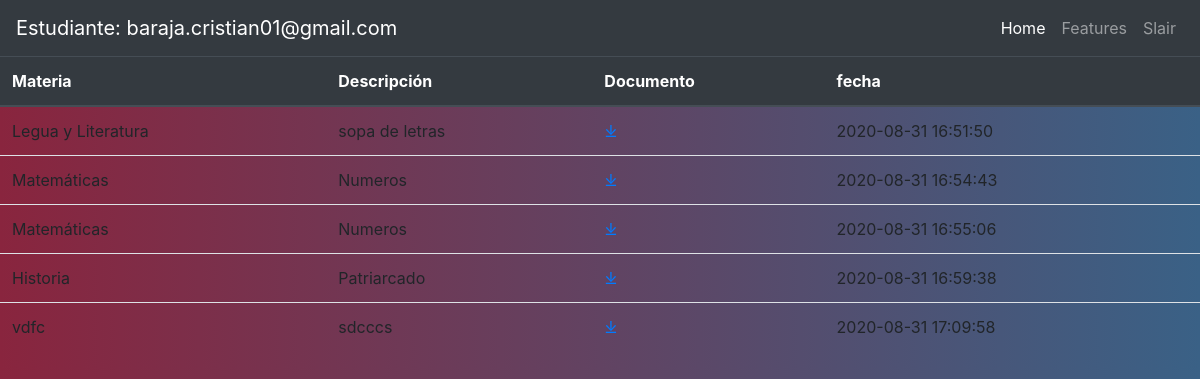
Page /src/estudiantes/inicio_estudiantes.php (signed in) on the committed database.
### tables this page shows
CREATE TABLE `tareas` (
  `id` int NOT NULL,
  `materia` varchar(100) NOT NULL,
  `descripcion` varchar(1000) NOT NULL,
  `documento` varchar(10000) NOT NULL,
  `fecha` datetime NOT NULL DEFAULT CURRENT_TIMESTAMP
);

### src/estudiantes/inicio_estudiantes.php (called while the page is built, shortened)
<?php include '../conexion.php'; ?>
<?php include 'includes/header.php'; ?>
<?php include 'panel.php'; ?>

### src/estudiantes/panel.php (the view, shortened to what this page needs)
<table class="table">
  <thead class="thead-dark">
    <tr>
      <th scope="col">Materia</th>
      <th scope="col">Descripción</th>
      <th scope="col">Documento</th>
      <th scope="col"></a> fecha</th>
    </tr>
  </thead>
  <tbody>
  <?php
$consulta ="SELECT * FROM tareas";
$resultado= mysqli_query($conn, $consulta);
while ($row = mysqli_fetch_assoc($resultado)) { ?>
    <tr>
      <td class="auto"><?php echo $row['materia'];?></td>
      <td class="auto"><?php echo $row['descripcion'];?></td>
      <td class="auto"><a href="<?php echo $row['documento'];?>" target="a_black">&#10515;</a></td>
      <td class="auto"><?php echo $row['fecha'];?></td>
    </tr>
    <?php } ?>
  </tbody>
</table>
</body>
</html>

### src/estudiantes/includes/header.php (shortened to what this page needs)
<!DOCTYPE html>
<html lang="en">
<head>
    <link rel="stylesheet" href="https://stackpath.bootstrapcdn.com/bootstrap/4.5.2/css/bootstrap.min.css">
    <link rel="stylesheet" href="css/panel.css">
</head>
<body>
<nav class="navbar navbar-expand-lg navbar-dark bg-dark">
  <a class="navbar-brand" href="#">Estudiante: <?php echo $_SESSION['email']?> </a>
  <div class="collapse navbar-collapse" id="navbarNavAltMarkup">
    <div class="navbar-nav ml-auto">
      <a class="nav-link active" href="#">Home <span class="sr-only">(current)</span></a>
      <a class="nav-link" href="#">Features</a>
      <a class="nav-link" href="../session_destrod.php">Slair</a>
    </div>
  </div>
</nav>

### src/estudiantes/css/panel.css (style rules this page uses)
body { background: #3a6186; background: -webkit-linear-gradient(to right, #89253e, #3a6186); background: linear-gradient(to right, #89253e, #3a6186); }

### rows in the picture
tareas: materia "Legua y Literatura", descripcion "sopa de letras", fecha "2020-08-31 16:51:50"
tareas: materia "Matemáticas", descripcion "Numeros", fecha "2020-08-31 16:54:43"
tareas: materia "Matemáticas", descripcion "Numeros", fecha "2020-08-31 16:55:06"
tareas: materia "Historia", descripcion "Patriarcado", fecha "2020-08-31 16:59:38"
tareas: materia "vdfc", descripcion "sdcccs", fecha "2020-08-31 17:09:58"

### other values in the picture
$_SESSION['email'] "baraja.cristian01@gmail.com"
